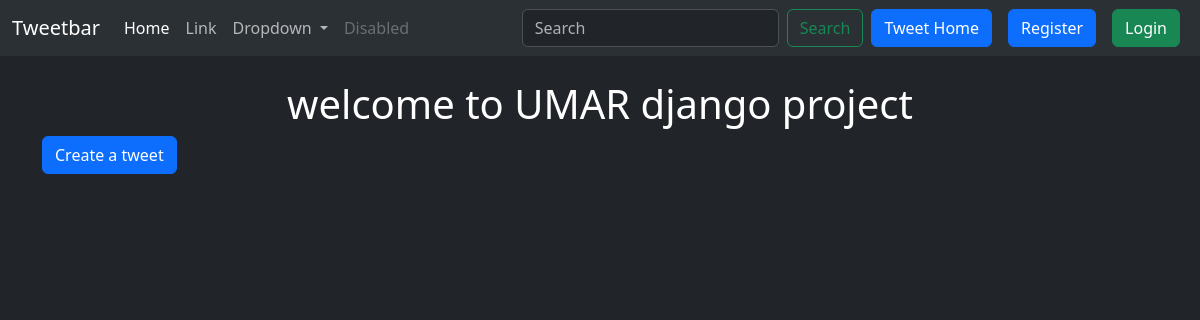
Before: /tweet/ with the older database file.
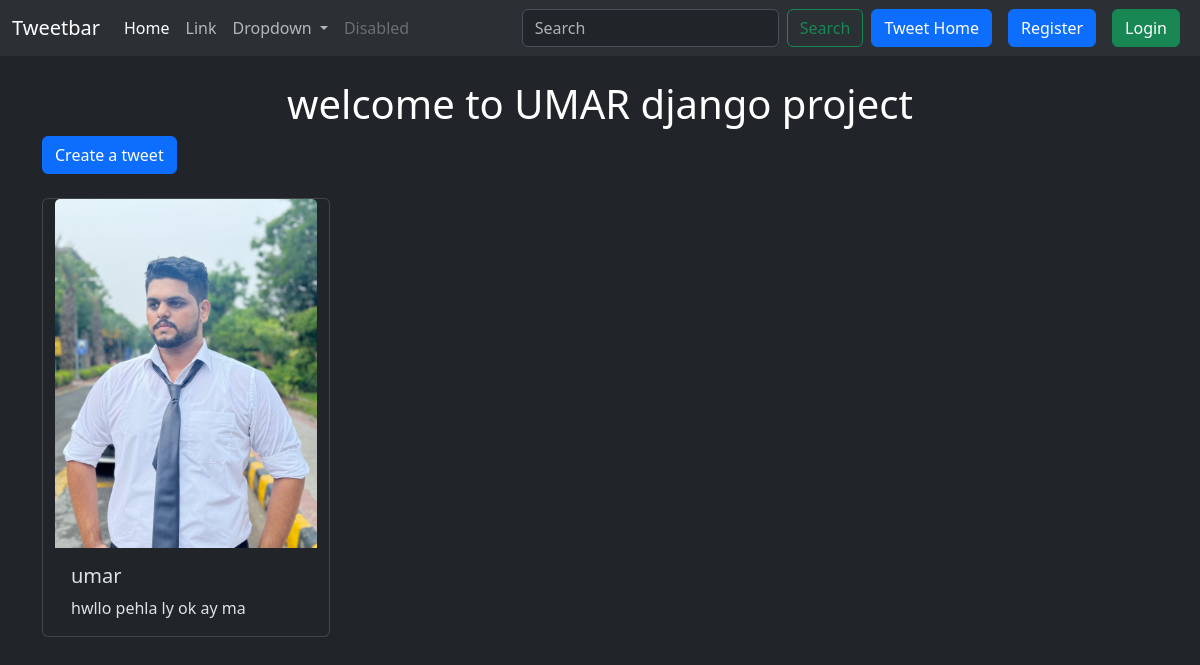
After: the same page with the newer database file.
### tweet/models.py (models this page shows, shortened)
class Tweet(models.Model):
    user = models.ForeignKey(User, on_delete=models.CASCADE)
    text = models.TextField(max_length=250)
    photo = models.ImageField(upload_to='photos/',blank=True, null=True)
    created_at = models.DateTimeField(auto_now_add=True)
    updated_at = models.DateTimeField(auto_now=True)

### tweet/views.py (the view)
# urls.py: path('', views.tweet_list, name='tweet_list'),
def tweet_list(request):
    tweets = Tweet.objects.all().order_by('-created_at')
    return render(request, 'tweet_list.html', {'tweets' : tweets})

### tweet/templates/tweet_list.html (shortened to what this page needs)
{% extends "layout.html" %}
{% block content %}
<h1 class="text-center text-white mt-4">welcome to UMAR django project</h1>
<a class="btn btn-primary mb-4" href="{% url 'tweet_create' %}">Create a tweet</a>
<div class="container row gap-3">
    {% for tweet in tweets %}
    <div class="card" style="width: 18rem;">
        <img src={{tweet.photo.url}} class="card-img-top" alt="...">
        <div class="card-body">
          <h5 class="card-title">{{tweet.user.username}}</h5>
          <p class="card-text">{{tweet.text}}</p>
        </div>
      </div>
    {% endfor %}
</div>
{% endblock %}

Changed rows visible on the page:
added Tweet: photo (picture), user.username "umar", text "hwllo pehla ly ok ay ma"
